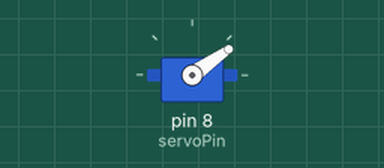
Recording of a sketch running on a simulated Arduino Uno, built with avr-gcc and run on an emulated ATmega328P. Parts: servo. What the sketch prints to the serial monitor is not drawn.

Above: at 0.05 s.
At 4.0 s:
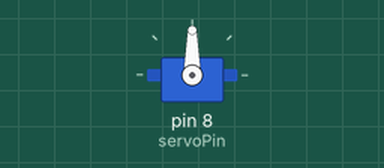
Timing chart, 0 to 5.2 s (numbered marks = the images above):
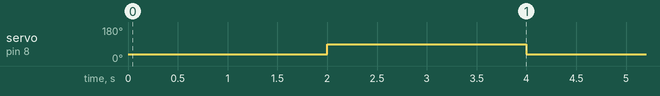

Measured:
- by itself, servo on pin 8 (servoPin): alternates 90° for 2.0 s and 35° for 2.0 s

The sketch:

servo_test.ino
```cpp
#include<Servo.h>
#define servoPin 8

Servo servo;

void left(){
  servo.write(145);
  delay(2000);
  servo.write(90);
}

void right(){
  servo.write(35);
  delay(2000);
  servo.write(90);
}

void setup() {
  // put your setup code here, to run once:
  servo.attach(servoPin);
  servo.write(90);
  Serial.begin(9600);
  while(!Serial);
}

void loop() {
  // put your main code here, to run repeatedly:
  Serial.println("going right...");
  right();
  delay(2000);

}
```
